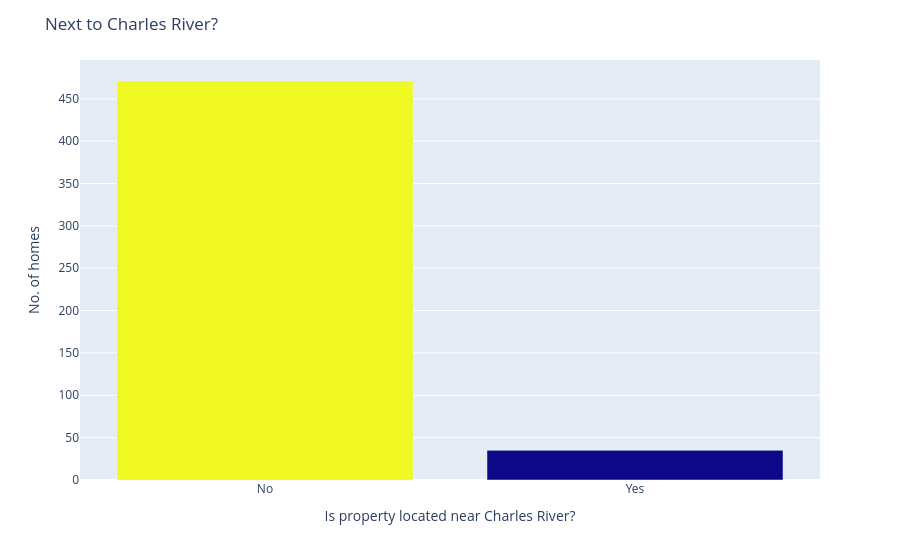

Notebook code cell kept with this figure:
### Code cell
charles_bar = px.bar(x=["No","Yes"], y=chas_data.values, color=chas_data.values)
charles_bar.update_layout(
    coloraxis_showscale = False,
    xaxis_title = "Is property located near Charles River?",
    yaxis_title = "No. of homes",
    title = "Next to Charles River?"
)
charles_bar.show()

### Figure 1 — Plotly figure (JSON) as saved in the notebook; plotly's stock layout.template omitted (floating-point values rounded to 4 significant figures)
{"data": [{"hovertemplate": "x=%{x}<br>y=%{y}<br>color=%{marker.color}<extra></extra>", "legendgroup": "", "marker": {"color": [471, 35], "coloraxis": "coloraxis", "pattern": {"shape": ""}}, "name": "", "orientation": "v", "showlegend": false, "textposition": "auto", "type": "bar", "x": ["No", "Yes"], "xaxis": "x", "y": [471, 35], "yaxis": "y"}], "layout": {"barmode": "relative", "coloraxis": {"colorbar": {"title": {"text": "color"}}, "colorscale": [[0, "#0d0887"], [0.1111, "#46039f"], [0.2222, "#7201a8"], [0.3333, "#9c179e"], [0.4444, "#bd3786"], [0.5556, "#d8576b"], [0.6667, "#ed7953"], [0.7778, "#fb9f3a"], [0.8889, "#fdca26"], [1, "#f0f921"]], "showscale": false}, "legend": {"tracegroupgap": 0}, "margin": {"t": 60}, "title": {"text": "Next to Charles River?"}, "xaxis": {"anchor": "y", "domain": [0, 1], "title": {"text": "Is property located near Charles River?"}}, "yaxis": {"anchor": "x", "domain": [0, 1], "title": {"text": "No. of homes"}}}}
